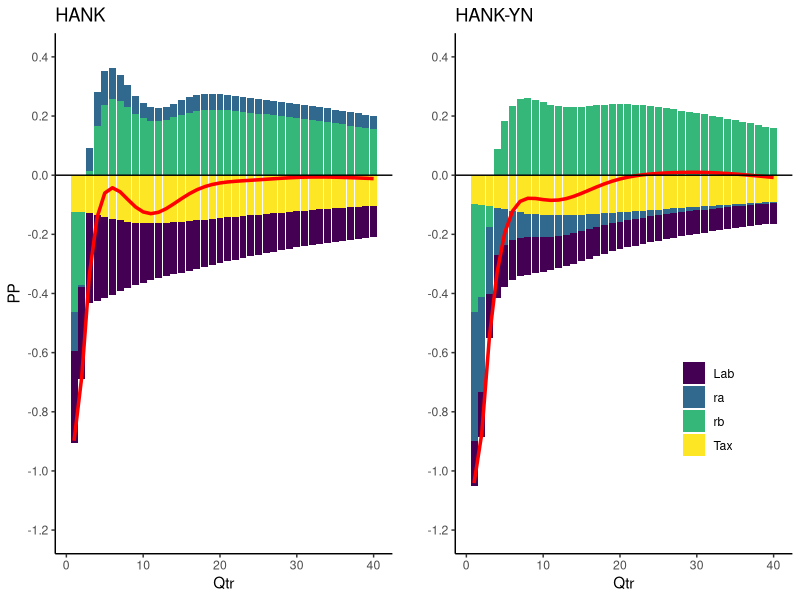

Write the R code that produced this figure.


setwd('/media/jamie/OS/Users/jamie/linux/diss/git/MResDiss/')

require(ggplot2)
require(tidyr)
require(lubridate)
require(data.table)
require(viridis)
require(gridExtra)

dt=data.table(read.csv('decompdata.csv',header = FALSE))

colnames(dt)=c('Qtr','HANK','HANKYN')

dt$Var=c(rep('Total',40),rep('rb',40),rep('ra',40),rep('Lab',40),rep('Tax',40))

fga=ggplot(data=dt[Var!='Total'])+geom_bar(aes(x=Qtr,y=HANK,fill=factor(Var)),stat='identity')+
  geom_line(data=dt[Var=='Total'],aes(x=Qtr,y=HANK,color='Total'),size=1.2,linetype=1)+
  labs(y='PP',fill='',color='',title='HANK')+
  theme_classic()+scale_colour_manual(values=c('red'))+scale_fill_viridis_d()+
  guides(fill="none",color="none")+scale_y_continuous(breaks=seq(-2,2,0.2),limits = c(-1.2,0.4))+
  geom_hline(yintercept = 0)

fgb=ggplot(data=dt[Var!='Total'])+geom_bar(aes(x=Qtr,y=HANKYN,fill=factor(Var)),stat='identity')+
  geom_line(data=dt[Var=='Total'],aes(x=Qtr,y=HANKYN,color='Total'),size=1.2,linetype=1)+
  labs(y='',fill='',color='',title='HANK-YN')+
  theme_classic()+scale_colour_manual(values=c('red'))+scale_fill_viridis_d()+
  theme(legend.position = c(0.75,0.30),legend.key = element_rect(colour = "transparent", fill = "white"))+
  scale_y_continuous(breaks=seq(-2,2,0.2),limits = c(-1.2,0.4))+
  geom_hline(yintercept = 0)+guides(color='none')

fgdecomp=grid.arrange(fga,fgb,nrow=1)

ggsave('decomp.pdf',fgdecomp,units = 'cm',width=16,height = 10)
  